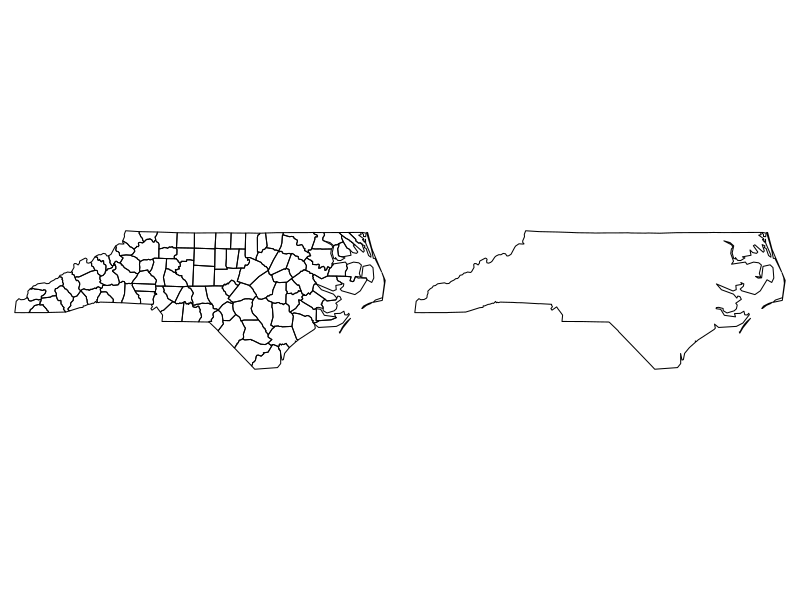

Source code (R):
library(sf)
demo(nc)
png(file = "summ.png", width = 800, height = 200)
par(mfrow = c(1,2), mar = rep(0,4))
plot(st_geometry(nc))
plot(st_union(st_geometry(nc)))
